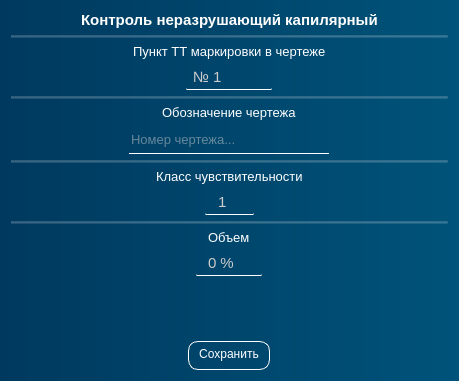
<?xml version="1.0" encoding="UTF-8"?>
<ui version="4.0">
 <class>Dialog</class>
 <widget class="QDialog" name="Dialog">
  <property name="geometry">
   <rect>
    <x>0</x>
    <y>0</y>
    <width>459</width>
    <height>381</height>
   </rect>
  </property>
  <property name="windowTitle">
   <string>Контроль неразрушающий капилярный</string>
  </property>
  <property name="styleSheet">
   <string notr="true">color: white;
background-color: qlineargradient(spread:pad, x1:0, y1:0, x2:1, y2:0, stop:0 rgb(0, 57, 95), stop:1 rgb(0, 83, 122))</string>
  </property>
  <layout class="QVBoxLayout" name="verticalLayout">
   <item alignment="Qt::AlignmentFlag::AlignHCenter">
    <widget class="QLabel" name="label_5">
     <property name="font">
      <font>
       <pointsize>11</pointsize>
       <bold>true</bold>
      </font>
     </property>
     <property name="styleSheet">
      <string notr="true">background: none;
</string>
     </property>
     <property name="text">
      <string>Контроль неразрушающий капилярный</string>
     </property>
    </widget>
   </item>
   <item>
    <widget class="Line" name="line">
     <property name="styleSheet">
      <string notr="true">background: rgba(255, 255, 255, 30)</string>
     </property>
     <property name="orientation">
      <enum>Qt::Orientation::Horizontal</enum>
     </property>
    </widget>
   </item>
   <item>
    <layout class="QVBoxLayout" name="verticalLayout_2">
     <property name="topMargin">
      <number>0</number>
     </property>
     <item alignment="Qt::AlignmentFlag::AlignHCenter">
      <widget class="QLabel" name="label_4">
       <property name="font">
        <font>
         <pointsize>10</pointsize>
        </font>
       </property>
       <property name="styleSheet">
        <string notr="true">background: none;
</string>
       </property>
       <property name="text">
        <string>Пункт ТТ маркировки в чертеже</string>
       </property>
      </widget>
     </item>
     <item alignment="Qt::AlignmentFlag::AlignHCenter">
      <widget class="QDoubleSpinBox" name="doubleSpinBox_nom_diameter">
       <property name="cursor">
        <cursorShape>PointingHandCursor</cursorShape>
       </property>
       <property name="styleSheet">
        <string notr="true">QDoubleSpinBox {
	padding: 2 5 2 5;	
	border: none;
	border-bottom: 1px solid white;
	border-radius: 1px;
	background: rgba(255, 255, 255, 0);
	transition: color 0.3s ease;
	transition: border-bottom 0.4s ease;
	color: rgb(204, 204, 204);
	font-size: 11pt
}

QDoubleSpinBox:disabled {
	color: rgb(120, 106, 107);
	background: rgba(255, 255, 255, 20);
}

QDoubleSpinBox:hover {
	color: rgb(255, 255, 255)
}

QDoubleSpinBox:pressed {
	border-bottom: 1px solid white;
}
</string>
       </property>
       <property name="prefix">
        <string>№ </string>
       </property>
       <property name="suffix">
        <string/>
       </property>
       <property name="decimals">
        <number>0</number>
       </property>
       <property name="minimum">
        <double>1.000000000000000</double>
       </property>
       <property name="maximum">
        <double>1000.000000000000000</double>
       </property>
      </widget>
     </item>
    </layout>
   </item>
   <item>
    <widget class="Line" name="line_3">
     <property name="styleSheet">
      <string notr="true">background: rgba(255, 255, 255, 30)</string>
     </property>
     <property name="orientation">
      <enum>Qt::Orientation::Horizontal</enum>
     </property>
    </widget>
   </item>
   <item alignment="Qt::AlignmentFlag::AlignHCenter">
    <widget class="QLabel" name="label_3">
     <property name="font">
      <font>
       <pointsize>10</pointsize>
      </font>
     </property>
     <property name="styleSheet">
      <string notr="true">background: none;
</string>
     </property>
     <property name="text">
      <string>Обозначение чертежа</string>
     </property>
    </widget>
   </item>
   <item alignment="Qt::AlignmentFlag::AlignHCenter">
    <widget class="QLineEdit" name="lineEdit">
     <property name="minimumSize">
      <size>
       <width>200</width>
       <height>0</height>
      </size>
     </property>
     <property name="styleSheet">
      <string notr="true">padding: 5, 5, 5, 5;
border: none;
border-bottom: 1px solid white;
background: rgba(255, 255, 255, 0);
transition: color 0.3s ease;
transition: border-bottom 0.4s ease;
color: rgb(204, 204, 204);
font-size: 10pt;</string>
     </property>
     <property name="placeholderText">
      <string>Номер чертежа...</string>
     </property>
    </widget>
   </item>
   <item>
    <widget class="Line" name="line_4">
     <property name="styleSheet">
      <string notr="true">background: rgba(255, 255, 255, 30)</string>
     </property>
     <property name="orientation">
      <enum>Qt::Orientation::Horizontal</enum>
     </property>
    </widget>
   </item>
   <item alignment="Qt::AlignmentFlag::AlignHCenter">
    <widget class="QLabel" name="label_6">
     <property name="font">
      <font>
       <pointsize>10</pointsize>
      </font>
     </property>
     <property name="styleSheet">
      <string notr="true">background: none;
</string>
     </property>
     <property name="text">
      <string>Класс чувствительности</string>
     </property>
    </widget>
   </item>
   <item alignment="Qt::AlignmentFlag::AlignHCenter">
    <widget class="QSpinBox" name="spinBox">
     <property name="styleSheet">
      <string notr="true">QSpinBox {
	padding: 2 5 2 5;	
	border: none;
	border-bottom: 1px solid white;
	border-radius: 1px;
	background: rgba(255, 255, 255, 0);
	transition: color 0.3s ease;
	transition: border-bottom 0.4s ease;
	color: rgb(204, 204, 204);
	font-size: 11pt
}

QSpinBox:disabled {
	color: rgb(120, 106, 107);
	background: rgba(255, 255, 255, 20);
}

QSpinBox:hover {
	color: rgb(255, 255, 255)
}

QSpinBox:pressed {
	border-bottom: 1px solid white;
}
</string>
     </property>
     <property name="alignment">
      <set>Qt::AlignmentFlag::AlignCenter</set>
     </property>
     <property name="minimum">
      <number>1</number>
     </property>
    </widget>
   </item>
   <item>
    <widget class="Line" name="line_5">
     <property name="styleSheet">
      <string notr="true">background: rgba(255, 255, 255, 30)</string>
     </property>
     <property name="orientation">
      <enum>Qt::Orientation::Horizontal</enum>
     </property>
    </widget>
   </item>
   <item alignment="Qt::AlignmentFlag::AlignHCenter">
    <widget class="QLabel" name="label_7">
     <property name="font">
      <font>
       <pointsize>10</pointsize>
      </font>
     </property>
     <property name="styleSheet">
      <string notr="true">background: none;
</string>
     </property>
     <property name="text">
      <string>Объем</string>
     </property>
    </widget>
   </item>
   <item alignment="Qt::AlignmentFlag::AlignHCenter">
    <widget class="QSpinBox" name="spinBox_2">
     <property name="styleSheet">
      <string notr="true">QSpinBox {
	padding: 2 5 2 5;	
	border: none;
	border-bottom: 1px solid white;
	border-radius: 1px;
	background: rgba(255, 255, 255, 0);
	transition: color 0.3s ease;
	transition: border-bottom 0.4s ease;
	color: rgb(204, 204, 204);
	font-size: 11pt
}

QSpinBox:disabled {
	color: rgb(120, 106, 107);
	background: rgba(255, 255, 255, 20);
}

QSpinBox:hover {
	color: rgb(255, 255, 255)
}

QSpinBox:pressed {
	border-bottom: 1px solid white;
}
</string>
     </property>
     <property name="alignment">
      <set>Qt::AlignmentFlag::AlignCenter</set>
     </property>
     <property name="suffix">
      <string> %</string>
     </property>
     <property name="prefix">
      <string/>
     </property>
    </widget>
   </item>
   <item>
    <spacer name="verticalSpacer">
     <property name="orientation">
      <enum>Qt::Orientation::Vertical</enum>
     </property>
     <property name="sizeHint" stdset="0">
      <size>
       <width>20</width>
       <height>40</height>
      </size>
     </property>
    </spacer>
   </item>
   <item alignment="Qt::AlignmentFlag::AlignHCenter">
    <widget class="QPushButton" name="pushButton_save">
     <property name="minimumSize">
      <size>
       <width>0</width>
       <height>0</height>
      </size>
     </property>
     <property name="cursor">
      <cursorShape>PointingHandCursor</cursorShape>
     </property>
     <property name="styleSheet">
      <string notr="true">QPushButton {
	border: 1px solid;
	border-color: white;
	border-radius: 10px;
	height: 20px;
	background-color: none;
	padding: 2 10 5 10;
}
QPushButton:hover {
	background-color: rgb(0, 111, 171)
}
QPushButton:pressed {
	background-color: rgb(0, 53, 93)
}</string>
     </property>
     <property name="text">
      <string>Сохранить</string>
     </property>
    </widget>
   </item>
  </layout>
 </widget>
 <resources/>
 <connections/>
</ui>
